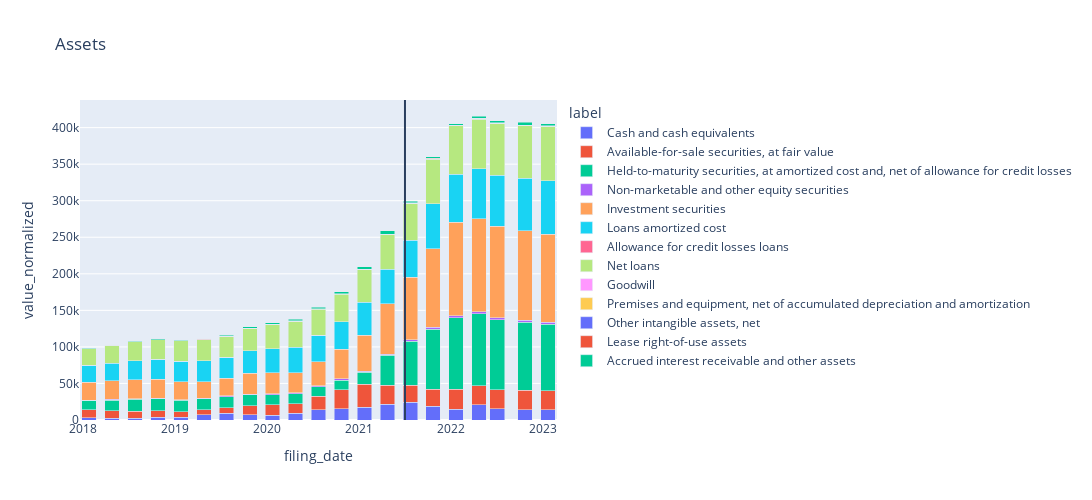

Here is the notebook cell this chart was saved with:
### Code cell
import plotly.express as px
 
df = df_assets.loc[df_assets['filing_date']>'2018-01-01']
 
fig = px.bar(df, x="filing_date", y="value_normalized", color="label",
            hover_data=['value_normalized'], barmode = 'stack',title="Assets")
fig.add_vline(x='2021-07-01')
fig.update_layout(
    autosize=False,
    width=2125,
    height=500,)

df = df_liabilities.loc[df_liabilities['filing_date']>'2018-01-01']
 
l_fig = px.bar(df, x="filing_date", y="value_normalized", color="label",
            hover_data=['value_normalized'], barmode = 'stack',title="Liabilities")
l_fig.add_vline(x='2021-07-01')
l_fig.update_layout(
    autosize=False,
    width=1850,
    height=500,)

fig.show()

### Figure 1 — Plotly figure (JSON) as saved in the notebook; plotly's stock layout.template omitted (floating-point values rounded to 4 significant figures)
{"data": [{"alignmentgroup": "True", "hovertemplate": "label=Cash and cash equivalents<br>filing_date=%{x}<br>value_normalized=%{y}<extra></extra>", "legendgroup": "Cash and cash equivalents", "marker": {"color": "#636efa", "pattern": {"shape": ""}}, "name": "Cash and cash equivalents", "offsetgroup": "Cash and cash equivalents", "orientation": "v", "showlegend": true, "textposition": "auto", "type": "bar", "x": ["2018-01-25", "2018-04-26", "2018-07-26", "2018-10-25", "2019-01-24", "2019-04-25", "2019-07-25", "2019-10-25", "2020-01-23", "2020-04-23", "2020-07-23", "2020-10-22", "2021-01-21", "2021-04-22", "2021-07-22", "2021-10-21", "2022-01-20", "2022-04-21", "2022-07-02", "2022-10-20", "2023-01-19"], "xaxis": "x", "y": [2923.0, 2619.0, 2712.0, 3819.0, 3572.0, 7067.0, 9021.0, 6946.0, 6782.0, 9561.0, 14330.0, 15690.0, 17670.0, 21250.0, 23959, 18940, 14619, 20606, 15398, 13968, 13803], "yaxis": "y"}, {"alignmentgroup": "True", "hovertemplate": "label=Available-for-sale securities, at fair value<br>filing_date=%{x}<br>value_normalized=%{y}<extra></extra>", "legendgroup": "Available-for-sale securities, at fair value", "marker": {"color": "#EF553B", "pattern": {"shape": ""}}, "name": "Available-for-sale securities, at fair value", "offsetgroup": "Available-for-sale securities, at fair value", "orientation": "v", "showlegend": true, "textposition": "auto", "type": "bar", "x": ["2018-01-25", "2018-04-26", "2018-07-26", "2018-10-25", "2019-01-24", "2019-04-25", "2019-07-25", "2019-10-25", "2020-01-23", "2020-04-23", "2020-07-23", "2020-10-22", "2021-01-21", "2021-04-22", "2021-07-22", "2021-10-21", "2022-01-20", "2022-04-21", "2022-07-02", "2022-10-20", "2023-01-19"], "xaxis": "x", "y": [11120.0, 10080.0, 9593.0, 9088.0, 7790.0, 6755.0, 7940.0, 12870.0, 14010.0, 12650.0, 18450.0, 25900.0, 30910.0, 25990.0, 23876, 22984, 27221, 25991, 26223, 26711, 26069], "yaxis": "y"}, {"alignmentgroup": "True", "hovertemplate": "label=Held-to-maturity securities, at amortized cost and, net of allowance for credit losses <br>filing_date=%{x}<br>value_normalized=%{y}<extra></extra>", "legendgroup": "Held-to-maturity securities, at amortized cost and, net of allowance for credit losses ", "marker": {"color": "#00cc96", "pattern": {"shape": ""}}, "name": "Held-to-maturity securities, at amortized cost and, net of allowance for credit losses ", "offsetgroup": "Held-to-maturity securities, at amortized cost and, net of allowance for credit losses ", "orientation": "v", "showlegend": true, "textposition": "auto", "type": "bar", "x": ["2018-01-25", "2018-04-26", "2018-07-26", "2018-10-25", "2019-01-24", "2019-04-25", "2019-07-25", "2019-10-25", "2020-01-23", "2020-04-23", "2020-07-23", "2020-10-22", "2021-01-21", "2021-04-22", "2021-07-22", "2021-10-21", "2022-01-20", "2022-04-21", "2022-07-02", "2022-10-20", "2023-01-19"], "xaxis": "x", "y": [12660.0, 14550.0, 15900.0, 15900.0, 15490.0, 15060.0, 14870.0, 14410.0, 13840.0, 13570.0, 12860.0, 12980.0, 16590.0, 41160.0, 59992, 82365, 98195, 98707, 95814, 93286, 91321], "yaxis": "y"}, {"alignmentgroup": "True", "hovertemplate": "label=Non-marketable and other equity securities<br>filing_date=%{x}<br>value_normalized=%{y}<extra></extra>", "legendgroup": "Non-marketable and other equity securities", "marker": {"color": "#ab63fa", "pattern": {"shape": ""}}, "name": "Non-marketable and other equity securities", "offsetgroup": "Non-marketable and other equity securities", "orientation": "v", "showlegend": true, "textposition": "auto", "type": "bar", "x": ["2018-01-25", "2018-04-26", "2018-07-26", "2018-10-25", "2019-01-24", "2019-04-25", "2019-07-25", "2019-10-25", "2020-01-23", "2020-04-23", "2020-07-23", "2020-10-22", "2021-01-21", "2021-04-22", "2021-07-22", "2021-10-21", "2022-01-20", "2022-04-21", "2022-07-02", "2022-10-20", "2023-01-19"], "xaxis": "x", "y": [651.1, 824.9, 852.5, 896.2, 941.1, 975.0, 1080.0, 1150.0, 1214.0, 1201.0, 1271.0, 1547.0, 1802.0, 1858.0, 1943, 2485, 2543, 2605, 2645, 2595, 2664], "yaxis": "y"}, {"alignmentgroup": "True", "hovertemplate": "label=Investment securities<br>filing_date=%{x}<br>value_normalized=%{y}<extra></extra>", "legendgroup": "Investment securities", "marker": {"color": "#FFA15A", "pattern": {"shape": ""}}, "name": "Investment securities", "offsetgroup": "Investment securities", "orientation": "v", "showlegend": true, "textposition": "auto", "type": "bar", "x": ["2018-01-25", "2018-04-26", "2018-07-26", "2018-10-25", "2019-01-24", "2019-04-25", "2019-07-25", "2019-10-25", "2020-01-23", "2020-04-23", "2020-07-23", "2020-10-22", "2021-01-21", "2021-04-22", "2021-07-22", "2021-10-21", "2022-01-20", "2022-04-21", "2022-07-02", "2022-10-20", "2023-01-19"], "xaxis": "x", "y": [24440.0, 25450.0, 26340.0, 25880.0, 24220.0, 22790.0, 23890.0, 28420.0, 29070.0, 27420.0, 32580.0, 40430.0, 49310.0, 69010.0, 85811, 107834, 127959, 127303, 124682, 122592, 120054], "yaxis": "y"}, {"alignmentgroup": "True", "hovertemplate": "label=Loans amortized cost<br>filing_date=%{x}<br>value_normalized=%{y}<extra></extra>", "legendgroup": "Loans amortized cost", "marker": {"color": "#19d3f3", "pattern": {"shape": ""}}, "name": "Loans amortized cost", "offsetgroup": "Loans amortized cost", "orientation": "v", "showlegend": true, "textposition": "auto", "type": "bar", "x": ["2018-01-25", "2018-04-26", "2018-07-26", "2018-10-25", "2019-01-24", "2019-04-25", "2019-07-25", "2019-10-25", "2020-01-23", "2020-04-23", "2020-07-23", "2020-10-22", "2021-01-21", "2021-04-22", "2021-07-22", "2021-10-21", "2022-01-20", "2022-04-21", "2022-07-02", "2022-10-20", "2023-01-19"], "xaxis": "x", "y": [23110.0, 24590.0, 26000.0, 27490.0, 28340.0, 28850.0, 29210.0, 31060.0, 33160.0, 35970.0, 36730.0, 38410.0, 45180.0, 47680.0, 50754, 61487, 66276, 68665, 70955, 72129, 74250], "yaxis": "y"}, {"alignmentgroup": "True", "hovertemplate": "label=Allowance for credit losses loans<br>filing_date=%{x}<br>value_normalized=%{y}<extra></extra>", "legendgroup": "Allowance for credit losses loans", "marker": {"color": "#FF6692", "pattern": {"shape": ""}}, "name": "Allowance for credit losses loans", "offsetgroup": "Allowance for credit losses loans", "orientation": "v", "showlegend": true, "textposition": "auto", "type": "bar", "x": ["2018-01-25", "2018-04-26", "2018-07-26", "2018-10-25", "2019-01-24", "2019-04-25", "2019-07-25", "2019-10-25", "2020-01-23", "2020-04-23", "2020-07-23", "2020-10-22", "2021-01-21", "2021-04-22", "2021-07-22", "2021-10-21", "2022-01-20", "2022-04-21", "2022-07-02", "2022-10-20", "2023-01-19"], "xaxis": "x", "y": [-255.0, -274.3, -286.7, -285.7, -280.9, -300.2, -301.9, -304.4, -304.9, -549.0, -589.8, -513.0, -447.8, -391.8, -396, -398, -422, -421, -545, -557, -636], "yaxis": "y"}, {"alignmentgroup": "True", "hovertemplate": "label=Net loans<br>filing_date=%{x}<br>value_normalized=%{y}<extra></extra>", "legendgroup": "Net loans", "marker": {"color": "#B6E880", "pattern": {"shape": ""}}, "name": "Net loans", "offsetgroup": "Net loans", "orientation": "v", "showlegend": true, "textposition": "auto", "type": "bar", "x": ["2018-01-25", "2018-04-26", "2018-07-26", "2018-10-25", "2019-01-24", "2019-04-25", "2019-07-25", "2019-10-25", "2020-01-23", "2020-04-23", "2020-07-23", "2020-10-22", "2021-01-21", "2021-04-22", "2021-07-22", "2021-10-21", "2022-01-20", "2022-04-21", "2022-07-02", "2022-10-20", "2023-01-19"], "xaxis": "x", "y": [22850.0, 24310.0, 25710.0, 27210.0, 28060.0, 28550.0, 28910.0, 30760.0, 32860.0, 35420.0, 36140.0, 37900.0, 44730.0, 47280.0, 50358, 61089, 65854, 68244, 70410, 71572, 73614], "yaxis": "y"}, {"alignmentgroup": "True", "hovertemplate": "label=Goodwill<br>filing_date=%{x}<br>value_normalized=%{y}<extra></extra>", "legendgroup": "Goodwill", "marker": {"color": "#FF97FF", "pattern": {"shape": ""}}, "name": "Goodwill", "offsetgroup": "Goodwill", "orientation": "v", "showlegend": true, "textposition": "auto", "type": "bar", "x": ["2019-04-25", "2019-07-25", "2019-10-25", "2020-01-23", "2020-04-23", "2020-07-23", "2020-10-22", "2021-01-21", "2021-04-22", "2021-07-22", "2021-10-21", "2022-01-20", "2022-04-21", "2022-07-02", "2022-10-20", "2023-01-19"], "xaxis": "x", "y": [135.2, 137.8, 137.8, 137.8, 137.8, 137.8, 137.8, 142.7, 142.7, 143, 344, 375, 375, 375, 375, 375], "yaxis": "y"}, {"alignmentgroup": "True", "hovertemplate": "label=Premises and equipment, net of accumulated depreciation and amortization<br>filing_date=%{x}<br>value_normalized=%{y}<extra></extra>", "legendgroup": "Premises and equipment, net of accumulated depreciation and amortization", "marker": {"color": "#FECB52", "pattern": {"shape": ""}}, "name": "Premises and equipment, net of accumulated depreciation and amortization", "offsetgroup": "Premises and equipment, net of accumulated depreciation and amortization", "orientation": "v", "showlegend": true, "textposition": "auto", "type": "bar", "x": ["2018-01-25", "2018-04-26", "2018-07-26", "2018-10-25", "2019-01-24", "2019-04-25", "2019-07-25", "2019-10-25", "2020-01-23", "2020-04-23", "2020-07-23", "2020-10-22", "2021-01-21", "2021-04-22", "2021-07-22", "2021-10-21", "2022-01-20", "2022-04-21", "2022-07-02", "2022-10-20", "2023-01-19"], "xaxis": "x", "y": [128.7, 127.1, 117.6, 121.9, 129.2, 139.0, 141.9, 146.7, 161.9, 154.8, 169.3, 173.5, 175.8, 179.7, 196, 247, 270, 283, 294, 346, 394], "yaxis": "y"}, {"alignmentgroup": "True", "hovertemplate": "label=Other intangible assets, net<br>filing_date=%{x}<br>value_normalized=%{y}<extra></extra>", "legendgroup": "Other intangible assets, net", "marker": {"color": "#636efa", "pattern": {"shape": ""}}, "name": "Other intangible assets, net", "offsetgroup": "Other intangible assets, net", "orientation": "v", "showlegend": true, "textposition": "auto", "type": "bar", "x": ["2019-04-25", "2019-07-25", "2019-10-25", "2020-01-23", "2020-04-23", "2020-07-23", "2020-10-22", "2021-01-21", "2021-04-22", "2021-07-22", "2021-10-21", "2022-01-20", "2022-04-21", "2022-07-02", "2022-10-20", "2023-01-19"], "xaxis": "x", "y": [58.03, 55.16, 52.29, 49.42, 48.07, 46.73, 45.38, 61.44, 59.33, 57, 156, 160, 154, 148, 142, 136], "yaxis": "y"}, {"alignmentgroup": "True", "hovertemplate": "label=Lease right-of-use assets<br>filing_date=%{x}<br>value_normalized=%{y}<extra></extra>", "legendgroup": "Lease right-of-use assets", "marker": {"color": "#EF553B", "pattern": {"shape": ""}}, "name": "Lease right-of-use assets", "offsetgroup": "Lease right-of-use assets", "orientation": "v", "showlegend": true, "textposition": "auto", "type": "bar", "x": ["2019-04-25", "2019-07-25", "2019-10-25", "2020-01-23", "2020-04-23", "2020-07-23", "2020-10-22", "2021-01-21", "2021-04-22", "2021-07-22", "2021-10-21", "2022-01-20", "2022-04-21", "2022-07-02", "2022-10-20", "2023-01-19"], "xaxis": "x", "y": [164.7, 156.3, 178.5, 197.4, 206.4, 211.5, 220.5, 209.9, 233.7, 225, 312, 313, 302, 305, 349, 335], "yaxis": "y"}, {"alignmentgroup": "True", "hovertemplate": "label=Accrued interest receivable and other assets<br>filing_date=%{x}<br>value_normalized=%{y}<extra></extra>", "legendgroup": "Accrued interest receivable and other assets", "marker": {"color": "#00cc96", "pattern": {"shape": ""}}, "name": "Accrued interest receivable and other assets", "offsetgroup": "Accrued interest receivable and other assets", "orientation": "v", "showlegend": true, "textposition": "auto", "type": "bar", "x": ["2018-01-25", "2018-04-26", "2018-07-26", "2018-10-25", "2019-01-24", "2019-04-25", "2019-07-25", "2019-10-25", "2020-01-23", "2020-04-23", "2020-07-23", "2020-10-22", "2021-01-21", "2021-04-22", "2021-07-22", "2021-10-21", "2022-01-20", "2022-04-21", "2022-07-02", "2022-10-20", "2023-01-19"], "xaxis": "x", "y": [876.2, 986.5, 984.4, 1106.0, 951.3, 1261.0, 1465.0, 1586.0, 1745.0, 2059.0, 2245.0, 2317.0, 3206.0, 4184.0, 2650, 2074, 1928, 3088, 2777, 3523, 3082], "yaxis": "y"}], "layout": {"autosize": false, "barmode": "stack", "height": 500, "legend": {"title": {"text": "label"}, "tracegroupgap": 0}, "shapes": [{"type": "line", "x0": "2021-07-01", "x1": "2021-07-01", "xref": "x", "y0": 0, "y1": 1, "yref": "y domain"}], "title": {"text": "Assets"}, "width": 2125, "xaxis": {"anchor": "y", "domain": [0, 1], "title": {"text": "filing_date"}}, "yaxis": {"anchor": "x", "domain": [0, 1], "title": {"text": "value_normalized"}}}}
